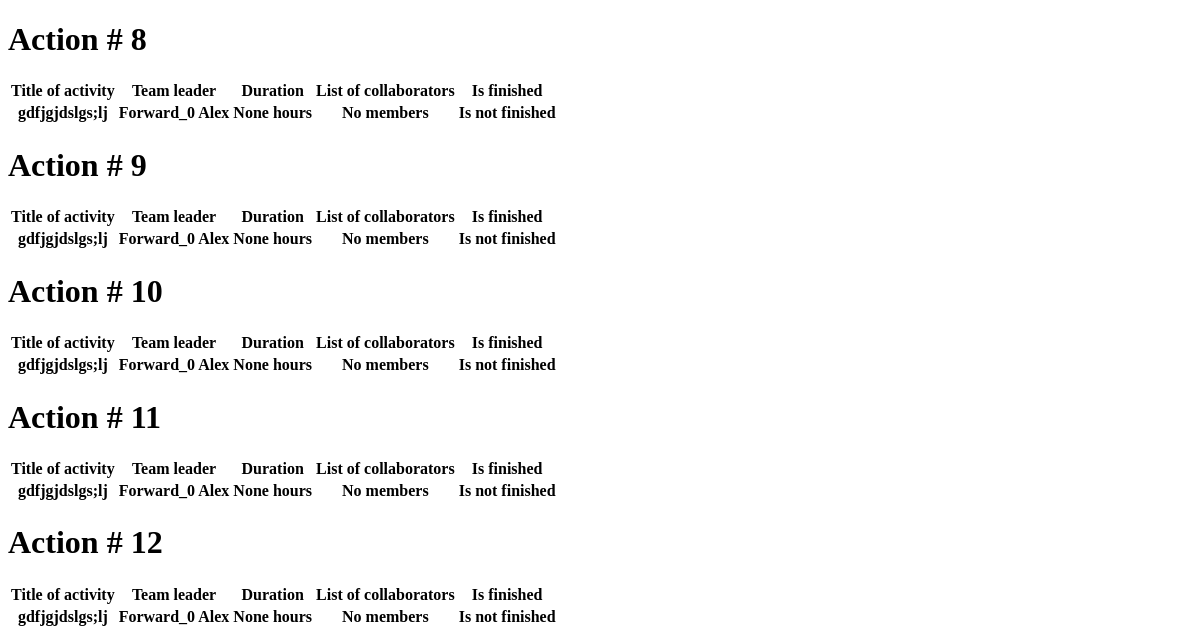
Before: / (lower part) with the older database file.
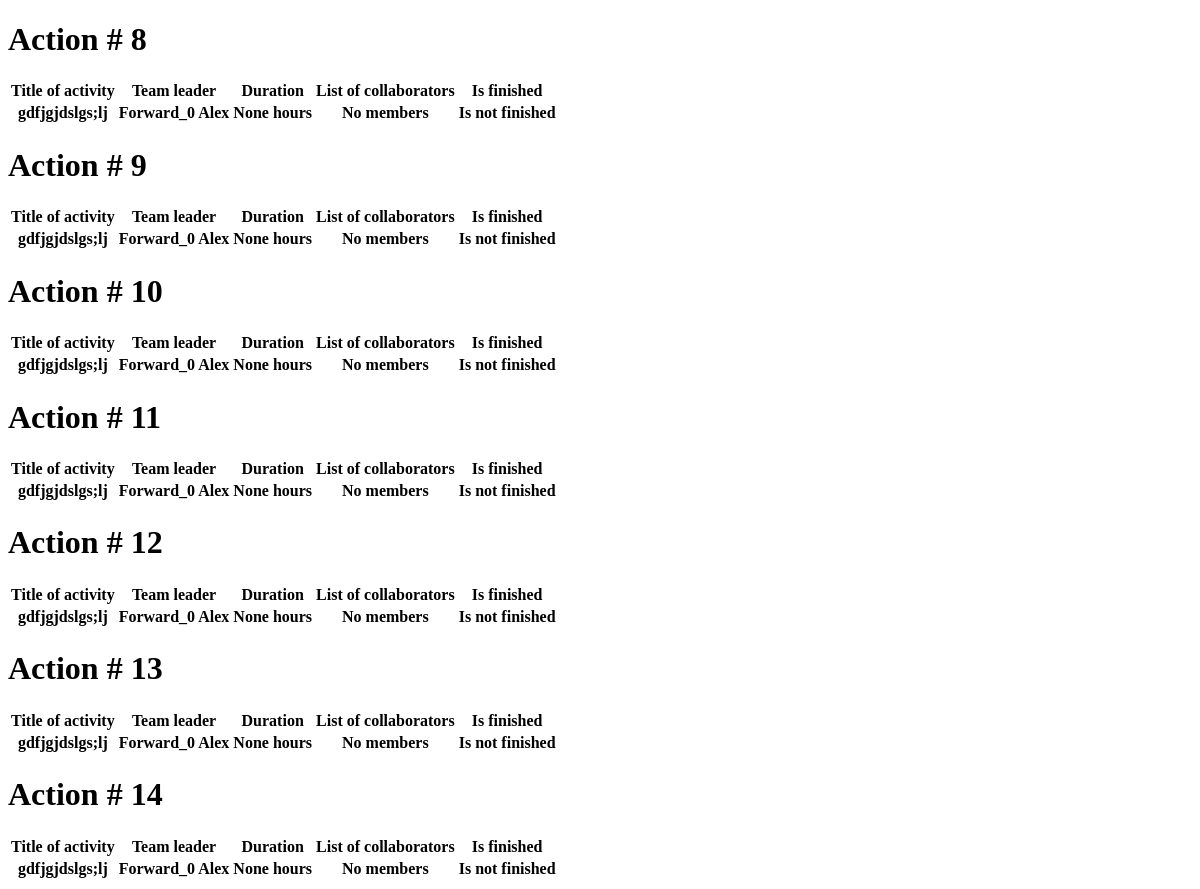
After: the same page with the newer database file.
### data/jobs.py (models this page shows)
class Jobs(SqlAlchemyBase):
    __tablename__ = 'jobs'
    id = sqlalchemy.Column(sqlalchemy.Integer,
                           primary_key=True, autoincrement=True)
    team_leader = sqlalchemy.Column(sqlalchemy.Integer)
    job = sqlalchemy.Column(sqlalchemy.String)
    work_size = sqlalchemy.Column(sqlalchemy.Integer)
    collaborators = sqlalchemy.Column(sqlalchemy.String)
    start_date = sqlalchemy.Column(sqlalchemy.DateTime, default=datetime.datetime.now)
    end_date = sqlalchemy.Column(sqlalchemy.DateTime)
    is_finished = sqlalchemy.Column(sqlalchemy.Boolean)

### main.py (the view)
@app.route("/")
def index():
    db_sess = db_session.create_session()
    works = db_sess.query(Jobs).all()
    list_works = list()
    for work in works:
        team_leader = db_sess.query(User).filter(User.id == work.team_leader).first()
        team_leader = f"{team_leader.name} {team_leader.surname}"
        is_finished = "Is not finished"
        if work.is_finished:
            is_finished = "Is finished"
        work_size = f"{work.work_size} hours"
        collaborators = "No members"
        if work.collaborators:
            collaborators = work.collaborators
        list_works.append([work.id, work.job, team_leader, work_size, collaborators, is_finished])
    return render_template("index.html", works=list_works)

### data/db_session.py (called while the page is built)
def create_session() -> Session:
    global __factory
    return __factory()

### templates/index.html (shortened to what this page needs)
{% extends "base.html" %}
{% block content %}
{% for item in works%}
<div class="col-md6 border rounded">
    <h1>Action # {{ item[0] }}</h1>
    <table>
        <tr>
            <th>Title of activity</th>
            <th>Team leader</th>
            <th>Duration</th>
            <th>List of collaborators</th>
            <th>Is finished</th>
        </tr>
        <tr>
            <th>{{ item[1] }}</th>
            <th>{{ item[2] }}</th>
            <th>{{ item[3] }}</th>
            <th>{{ item[4] }}</th>
            <th>{{ item[5] }}</th>
        </tr>
    </table>
</div>
{% endfor %}
{% endblock %}

### templates/base.html (shortened to what this page needs)
<!DOCTYPE html>
<html lang="en">
    <head>
    </head>
    <body>
        <main role="main" class="container">
            {% block content %}{% endblock %}
        </main>
    </body>
</html>

Changed rows visible on the page:
added Jobs: id "13", job "gdfjgjdslgs;lj", item "Forward_0 Alex", item "None hours", item "No members", item "Is not finished"
added Jobs: id "14", job "gdfjgjdslgs;lj", item "Forward_0 Alex", item "None hours", item "No members", item "Is not finished"
